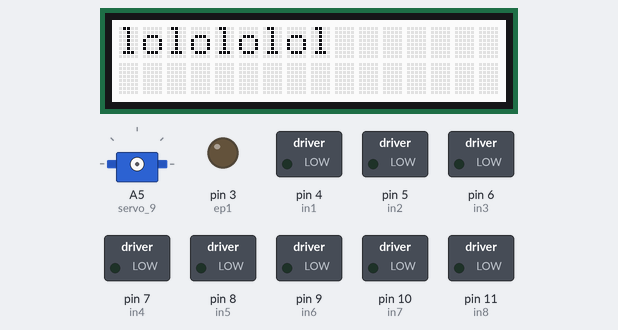
Recording of a sketch running on a simulated Arduino Uno, built with avr-gcc and run on an emulated ATmega328P. On the bench: 16×2 character LCD, servo, switched loads named in the sketch (green lamp = pin HIGH), output pins drawn as LEDs (lit = HIGH).

Above: at 0.2 s.
At 4.0 s:
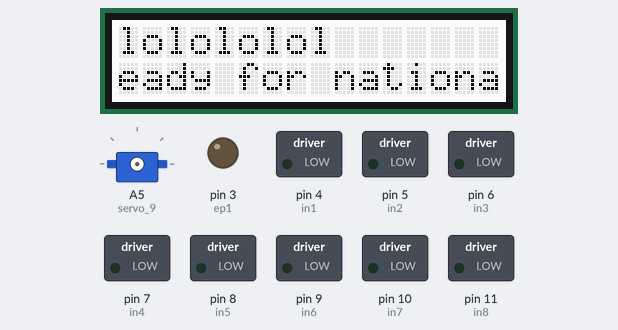
At 4.5 s:
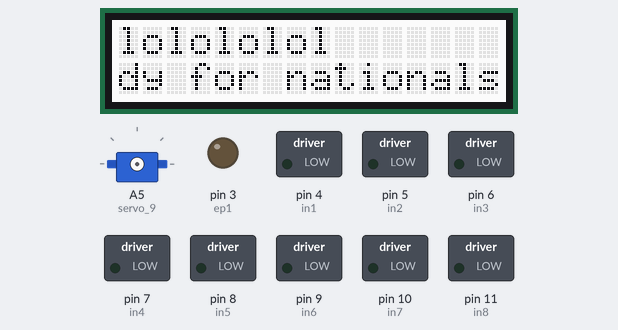
At 4.9 s:
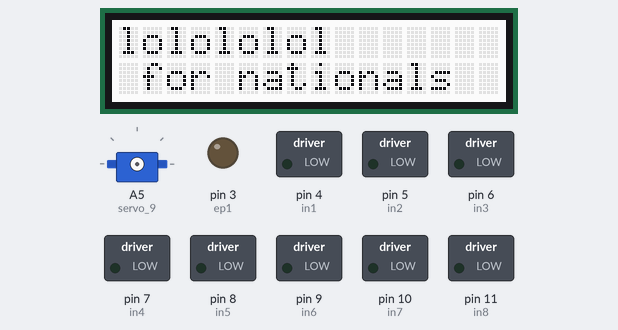
At 6.0 s:
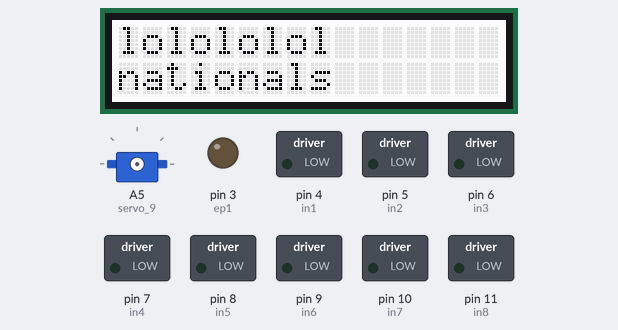
At 8.12 s:
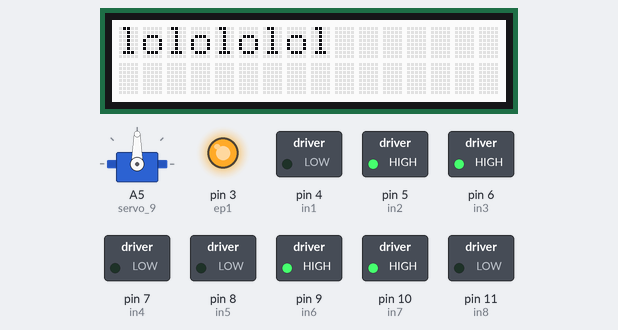
Timing chart, 0 to 39.5 s (numbered marks = the images above):
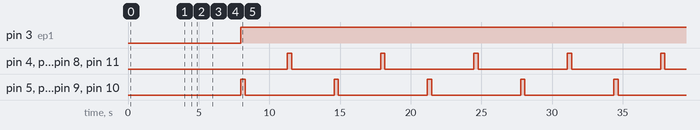

Measured:
- by itself, pin 3 (ep1): LOW → HIGH at 8.0 s
- by itself, pin 4 (in1), pin 5 (in2), pin 6 (in3), pin 7 (in4), pin 8 (in5), pin 9 (in6), pin 10 (in7), pin 11 (in8): alternates HIGH for 0.30 s and LOW for 6.3 s
- by itself, everything shown: repeats every 6.6 s, in 4 steps

The sketch:

Remote_Control_Car.ino
```cpp
#include <Wire.h>     // include Arduino Wire library
#include "rgb_lcd.h"

#include <Servo.h>

int pos = 0;

Servo servo_9;
int a=0;

rgb_lcd lcd;

int in1=4;//MOTOR 4
int in2=5;//MOTOR 4
int in3=6;//MOTOR 3
int in4=7;//MOTOR 3
int in5=8;//MOTOR 2
int in6=9;//MOTOR 2
int in7=10;//MOTOR 1
int in8=11;//MOTOR  1

int ep1 = 3;//motor1


void setup() {
  Serial.begin(9600);
  pinMode(in1, OUTPUT);
  pinMode(in2, OUTPUT);
  pinMode(in3, OUTPUT);
  pinMode(in4, OUTPUT);
  pinMode(in5, OUTPUT);
  pinMode(in6, OUTPUT);
  pinMode(in7, OUTPUT);
  pinMode(in8, OUTPUT);
  lcd.begin(16, 2);

  // move cursor to upper left position (0, 0)
  lcd.setCursor(0, 0);

  // print text on the LCD
  lcd.print("lolololol");

  char txt[] = "                Ready for nationals \0";

  lcd.setCursor(0, 1);  // move cursor to second row
  lcd.print(txt);

      while(txt[0] != '\0')
  {
    byte i = 0;
    lcd.setCursor(0, 1);
    while(txt[i] != '\0') // shift the text array to the left by 1 position
    {
      lcd.write(txt[i]);  // print one character
      txt[i] = txt[i+1];  // shift the text array to the left
      i++;
    }

    lcd.write(' ');  // print a space
    delay(200);      // wait 200 milliseconds
  }

  servo_9.attach(A5, 500, 2500);


}


void loop() {


  analogWrite(ep1,255);
   digitalWrite(in1,LOW);
    digitalWrite(in2,HIGH);
    digitalWrite(in3,HIGH);
    digitalWrite(in4,LOW);

  digitalWrite(in5,LOW);
  digitalWrite(in6,HIGH);
  digitalWrite(in7,HIGH);
  digitalWrite(in8,LOW);

  delay(300);

  digitalWrite(in1,LOW);
  digitalWrite(in2,LOW);
  digitalWrite(in3,LOW);
  digitalWrite(in4,LOW);
   digitalWrite(in5,LOW);
  digitalWrite(in6,LOW);
  digitalWrite(in7,LOW);
  digitalWrite(in8,LOW);
  delay(3000);


 analogWrite(ep1,255);
   digitalWrite(in1,HIGH);
    digitalWrite(in2,LOW);
    digitalWrite(in3,LOW);
    digitalWrite(in4,HIGH);

  digitalWrite(in5,HIGH);
  digitalWrite(in6,LOW);
  digitalWrite(in7,LOW);
  digitalWrite(in8,HIGH);


delay(300);


/*
*/

  digitalWrite(in1,LOW);
  digitalWrite(in2,LOW);
  digitalWrite(in3,LOW);
  digitalWrite(in4,LOW);
   digitalWrite(in5,LOW);
  digitalWrite(in6,LOW);
  digitalWrite(in7,LOW);
  digitalWrite(in8,LOW);
  delay(3000);


}

 void Forward()
  {
  digitalWrite(in1,LOW);
  digitalWrite(in2,HIGH);
  digitalWrite(in3,LOW);
  digitalWrite(in4,HIGH);


  digitalWrite(in5,LOW);
  digitalWrite(in6,HIGH);
  digitalWrite(in7,LOW);
  digitalWrite(in8,HIGH);

  }

void Backward()
  {
  digitalWrite(in1,HIGH);
  digitalWrite(in2,LOW);
  digitalWrite(in3,HIGH);
  digitalWrite(in4,LOW);

  digitalWrite(in5,HIGH);
  digitalWrite(in6,LOW);
  digitalWrite(in7,HIGH);
  digitalWrite(in8,LOW);
  }
  void Right()
    {
    digitalWrite(in1,LOW);
    digitalWrite(in2,LOW);
    digitalWrite(in3,LOW);
    digitalWrite(in4,HIGH);

  digitalWrite(in5,LOW);
  digitalWrite(in6,HIGH);
  digitalWrite(in7,LOW);
  digitalWrite(in8,LOW);
    }
  void Left()
    {
    digitalWrite(in1,LOW);
    digitalWrite(in2,HIGH);
    digitalWrite(in3,LOW);
    digitalWrite(in4,LOW);

  digitalWrite(in5,LOW);
  digitalWrite(in6,LOW);
  digitalWrite(in7,LOW);
  digitalWrite(in8,HIGH);

    }

 void Stop()
  {
  digitalWrite(in1,LOW);
  digitalWrite(in2,LOW);
  digitalWrite(in3,LOW);
  digitalWrite(in4,LOW);
   digitalWrite(in5,LOW);
  digitalWrite(in6,LOW);
  digitalWrite(in7,LOW);
  digitalWrite(in8,LOW);

  }
```
